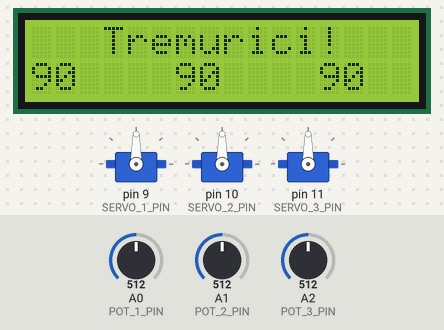
The sketch below on a simulated Arduino Uno, built with avr-gcc and run on an emulated ATmega328P. Shown: 3 × servo, 16×2 character LCD. Inputs (shaded band) come from the test bench; at power-on: A0 (POT_1_PIN) = 512, A1 (POT_2_PIN) = 512, A2 (POT_3_PIN) = 512.

Above: at 1.3 s.
1.4 s: A0 (POT_1_PIN) set to 716
At 2.8 s:
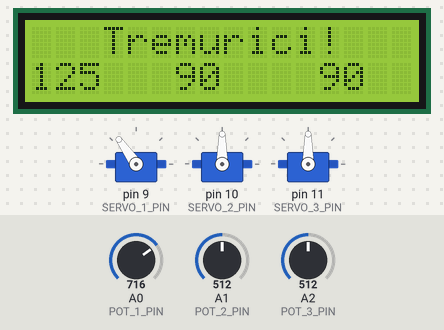
4.4 s: A1 (POT_2_PIN) set to 716
At 5.5 s:
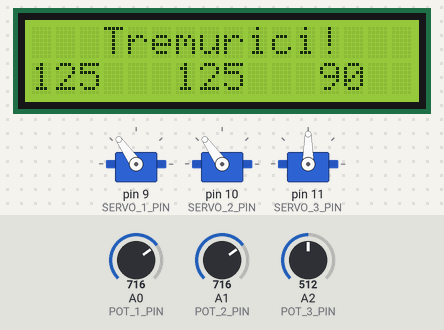
7.4 s: A2 (POT_3_PIN) set to 716
At 8.7 s:
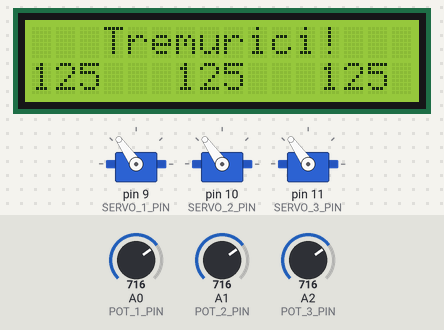
10.4 s: A0 (POT_1_PIN) set to 900
At 11.6 s:
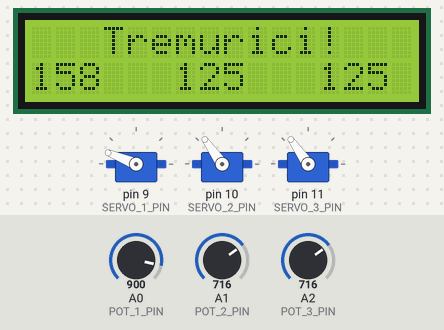
13.4 s: A1 (POT_2_PIN) set to 900
At 14.7 s:
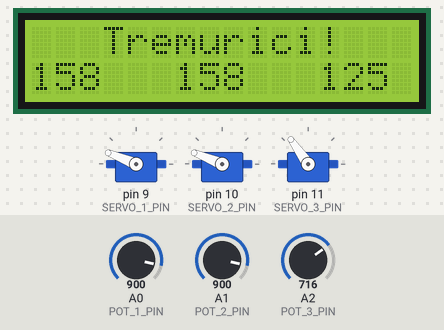
15.0 s: A2 (POT_3_PIN) set to 900
At 15.8 s:
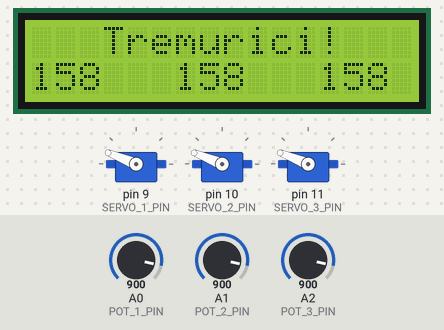
Timing chart, 0 to 18.0 s (numbered marks = the images above; inputs shaded):
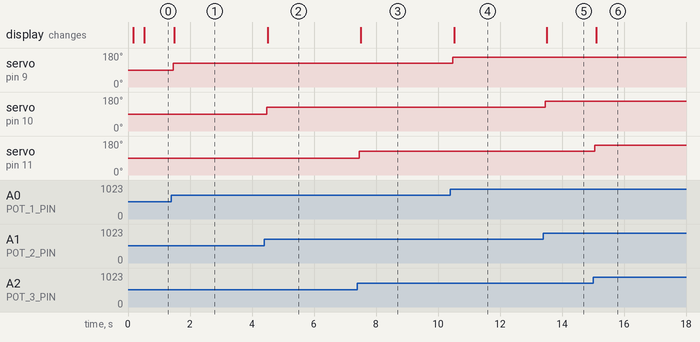

Measured:
- after the input at 1.4 s, servo on pin 9 (SERVO_1_PIN): 90° → 125° after 0.06 s; the display: changes after 0.10 s (image 1)
- after the input at 4.4 s, servo on pin 10 (SERVO_2_PIN): 90° → 125° after 0.07 s; the display: changes after 0.11 s (image 2)
- after the input at 7.4 s, servo on pin 11 (SERVO_3_PIN): 90° → 125° after 0.06 s; the display: changes after 0.10 s (image 3)
- after the input at 10.4 s, servo on pin 9 (SERVO_1_PIN): 125° → 158° after 0.08 s; the display: changes after 0.12 s (image 4)
- after the input at 13.4 s, servo on pin 10 (SERVO_2_PIN): 125° → 158° after 0.07 s; the display: changes after 0.11 s (image 5)
- after the input at 15.0 s, servo on pin 11 (SERVO_3_PIN): 125° → 158° after 0.06 s; the display: changes after 0.11 s (image 6)

The sketch:

main_dampning.ino
```cpp
#include <Wire.h>
#include <LiquidCrystal_I2C.h>
#include <Servo.h>

#define POT_1_PIN 0
#define SERVO_1_PIN 9
#define POT_2_PIN 1
#define SERVO_2_PIN 10
#define POT_3_PIN 2
#define SERVO_3_PIN 11
#define MIN_CHANGES 3
#define DEGREE_DIF 3

// global variables
int inputVal1 = 0;  // variable to store the value coming from the potentiometer
int servoVal1 = 0;  // variable to store value of servo motor in degrees
int inputVal2 = 0;  // variable to store the value coming from the potentiometer
int servoVal2 = 0;  // variable to store value of servo motor in degrees
int inputVal3 = 0;  // variable to store the value coming from the potentiometer
int servoVal3 = 0;  // variable to store value of servo motor in degrees
int lastVal1 = 0, changes1 = 0;  // variables used for error dampning
int lastVal2 = 0, changes2 = 0;  // variables used for error dampning
int lastVal3 = 0, changes3 = 0;  // variables used for error dampning
Servo servo1;  // servo object
Servo servo2;  // servo object
Servo servo3;  // servo object
LiquidCrystal_I2C lcd(0x27, 16, 2);  // lcd object

void setup() {
  Serial.begin(9600);  // setup serial connection
  servo1.attach(SERVO_1_PIN);  // attach pin to servo
  servo2.attach(SERVO_2_PIN);  // attach pin to servo
  servo3.attach(SERVO_3_PIN);  // attach pin to servo
  lcd.init();  // initialize the lcd
  lcd.backlight();  // enable lcd backlight
  // print message on lcd
  lcd.setCursor(0,0);
  lcd.print("   Tremurici!");

  // set initial position
  inputVal1 = analogRead(POT_1_PIN);
  inputVal2 = analogRead(POT_2_PIN);
  inputVal3 = analogRead(POT_3_PIN);
  servoVal1 = map(inputVal1, 0, 1023, 0, 180);
  servoVal2 = map(inputVal2, 0, 1023, 0, 180);
  servoVal3 = map(inputVal3, 0, 1023, 0, 180);
  servo1.write(servoVal1);
  delay(15); // wait for servo to reach position
  servo2.write(servoVal2);
  delay(15); // wait for servo to reach position
  servo3.write(servoVal3);
  delay(15); // wait for servo to reach position
}

void loop() {
  // read value from potentiometer
  inputVal1 = analogRead(POT_1_PIN);
  inputVal2 = analogRead(POT_2_PIN);
  inputVal3 = analogRead(POT_3_PIN);

  // debug
//  Serial.print("Pot values: ");
//  Serial.print(inputVal1);
//  Serial.print(" | ");
//  Serial.print(inputVal2);
//  Serial.print(" | ");
//  Serial.print(inputVal3);
//  Serial.print(" ---|||--- ");

  // map value to degrees
  servoVal1 = map(inputVal1, 0, 1023, 0, 180);
  servoVal2 = map(inputVal2, 0, 1023, 0, 180);
  servoVal3 = map(inputVal3, 0, 1023, 0, 180);

  // check if input is not changed by an error
  if (abs(servoVal1 - lastVal1) >= DEGREE_DIF) {
    changes1++;
  } else {
    changes1 = 0;
  }
  if (abs(servoVal2 - lastVal2) >= DEGREE_DIF) {
    changes2++;
  } else {
    changes2 = 0;
  }
  if (abs(servoVal3 - lastVal3) >= DEGREE_DIF) {
    changes3++;
  } else {
    changes3 = 0;
  }

  if (changes1 >= MIN_CHANGES) {
    servo1.write(servoVal1);
    delay(15); // wait for servo to reach position
    lastVal1 = servoVal1;
    changes1 = 0;
  }
  if (changes2 >= MIN_CHANGES) {
    servo2.write(servoVal2);
    delay(15); // wait for servo to reach position
    lastVal2 = servoVal2;
    changes2 = 0;
  }
  if (changes3 >= MIN_CHANGES) {
    servo3.write(servoVal3);
    delay(15); // wait for servo to reach position
    lastVal3 = servoVal3;
    changes3 = 0;
  }

//  Serial.print("Deg values: ");
//  Serial.print(lastVal1);
//  Serial.print(" | ");
//  Serial.print(lastVal2);
//  Serial.print(" | ");
//  Serial.println(lastVal3);

  // clear lcd second line
  lcd.setCursor(0,1);
  lcd.print("                ");
  // write angles to lcd
  lcd.setCursor(0, 1);
  lcd.print(lastVal1);
  lcd.setCursor(6, 1);
  lcd.print(lastVal2);
  lcd.setCursor(12, 1);
  lcd.print(lastVal3);
}
```
